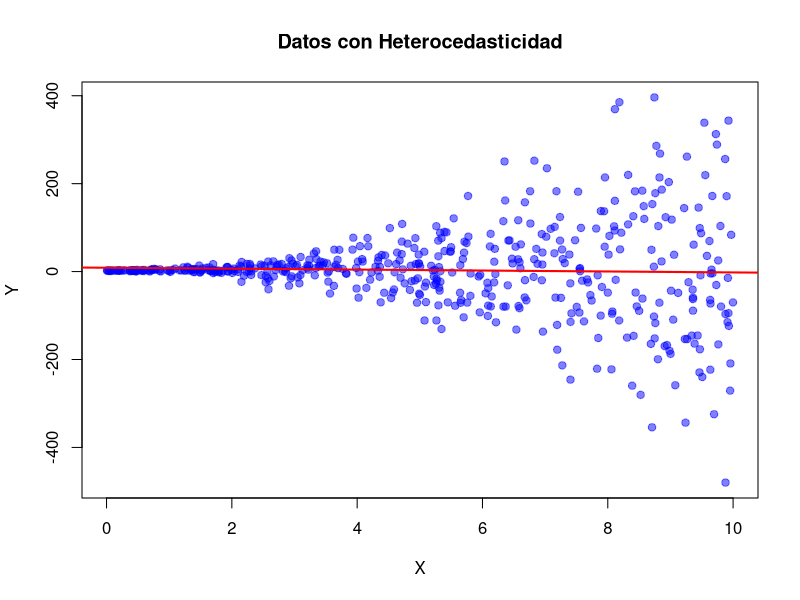
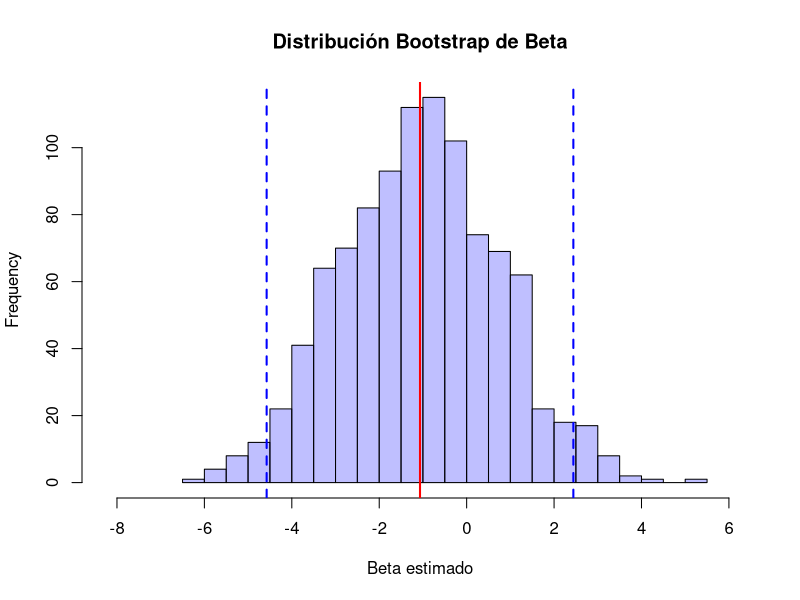

These figures' R source, in order:
################################################################################
# INTERLUDIO: BOOTSTRAP
################################################################################

# --- Generar datos con heterocedasticidad ---
cat("--- Generando datos con heterocedasticidad ---\n")

n <- 500
x <- runif(n, 0, 10)
# Heterocedasticidad: varianza aumenta con x
epsilon <- rnorm(n, 0, sd = 0.5 + 2 * x^2)
y <- 2 + 1.5 * x + epsilon

# Visualizar datos
plot(x, y, pch = 19, col = rgb(0, 0, 1, 0.5),
     main = "Datos con Heterocedasticidad",
     xlab = "X", ylab = "Y")
abline(lm(y ~ x), col = "red", lwd = 2)

# --- Estimación OLS ---
cat("\n--- Estimación OLS ---\n")
model_ols <- lm(y ~ x)
beta_hat <- coef(model_ols)[2]

cat("Coeficiente estimado (beta):", round(beta_hat, 4), "\n")

# Error estándar tradicional (INCORRECTO bajo heterocedasticidad)
se_traditional <- summary(model_ols)$coefficients[2, 2]
cat("SE tradicional (supone homocedasticidad):", round(se_traditional, 4), "\n")

# Error estándar robusto (correcto)
if(require(sandwich, quietly = TRUE) & require(lmtest, quietly = TRUE)) {
  se_robust <- sqrt(vcovHC(model_ols, type = "HC1")[2, 2])
  cat("SE robusto (Huber-White):", round(se_robust, 4), "\n")
}

# --- Bootstrap para estimar SE ---
cat("\n--- Bootstrap para estimar SE ---\n")

B <- 1000  # Número de muestras bootstrap
beta_boot <- numeric(B)

cat("Generando", B, "muestras bootstrap...\n")

for (b in 1:B) {
  # Remuestrear índices con reemplazo
  boot_idx <- sample(1:n, n, replace = TRUE)
  
  # Crear muestra bootstrap
  x_boot <- x[boot_idx]
  y_boot <- y[boot_idx]
  
  # Estimar beta en muestra bootstrap
  model_boot <- lm(y_boot ~ x_boot)
  beta_boot[b] <- coef(model_boot)[2]
}

# Calcular SE bootstrap
se_bootstrap <- sd(beta_boot)
cat("SE bootstrap:", round(se_bootstrap, 4), "\n")

# --- Comparación ---
cat("\n--- Comparación de Errores Estándar ---\n")
comparison_se <- data.frame(
  Método = c("Tradicional (OLS)", "Bootstrap", "Robusto (HC1)"),
  SE = c(se_traditional, se_bootstrap, 
         if(exists("se_robust")) se_robust else NA)
)
print(comparison_se)


# --- Visualizar distribución bootstrap ---
cat("\n--- Distribución Bootstrap de Beta ---\n")

hist(beta_boot, breaks = 30, col = rgb(0.5, 0.5, 1, 0.5),
     main = "Distribución Bootstrap de Beta",
     xlab = "Beta estimado",
     xlim = c(beta_hat - 4*se_bootstrap, beta_hat + 4*se_bootstrap))
abline(v = beta_hat, col = "red", lwd = 2, lty = 1)
abline(v = beta_hat - 1.96*se_bootstrap, col = "blue", lwd = 2, lty = 2)
abline(v = beta_hat + 1.96*se_bootstrap, col = "blue", lwd = 2, lty = 2)

# --- Intervalo de confianza bootstrap ---
cat("\n--- Intervalo de Confianza Bootstrap (95%) ---\n")

# Método percentil
ic_lower <- quantile(beta_boot, 0.025)
ic_upper <- quantile(beta_boot, 0.975)

cat("IC (método percentil): [", round(ic_lower, 4), ",", round(ic_upper, 4), "]\n")

# Método normal (basado en SE bootstrap)
ic_normal_lower <- beta_hat - 1.96 * se_bootstrap
ic_normal_upper <- beta_hat + 1.96 * se_bootstrap

cat("IC (método normal):    [", round(ic_normal_lower, 4), ",", 
    round(ic_normal_upper, 4), "]\n")

# --- El famoso 37% ---
cat("\n--- Proporción de observaciones OOB ---\n")

# En cada muestra bootstrap, ¿cuántas obs únicas?
unique_counts <- numeric(100)
for (b in 1:100) {
  boot_idx <- sample(1:n, n, replace = TRUE)
  unique_counts[b] <- length(unique(boot_idx))
}

prop_in_bag <- mean(unique_counts) / n
prop_oob <- 1 - prop_in_bag

cat("Proporción promedio 'in-bag':", round(prop_in_bag, 3), "\n")
cat("Proporción promedio 'out-of-bag' (OOB):", round(prop_oob, 3), "\n")
cat("Valor teórico (1 - 1/e):", round(1 - 1/exp(1), 3), "\n")
